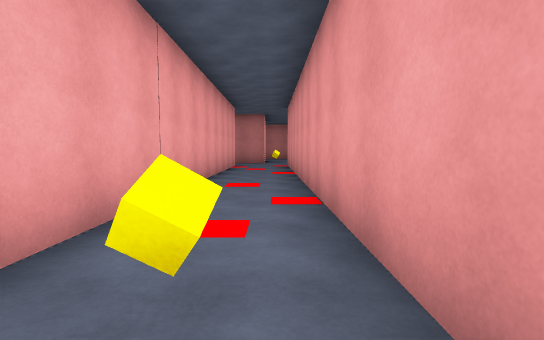
View 1 (above)

24 first-person views from a walk through a Unity game level. The camera is 1.2 m above the floor, tilts 4° down and sees 85° across. Doors are open. The floor is counted in squares, 2 m on a side. Each view is taken from the middle of a square. On the plan, view 1 faces up. The plan holds only what a view shows up to about 9 squares ahead; the rest is blank. The place goes on beyond the plan. The player is left out. Surface patterns are stand-ins for the level's own textures.

View 2
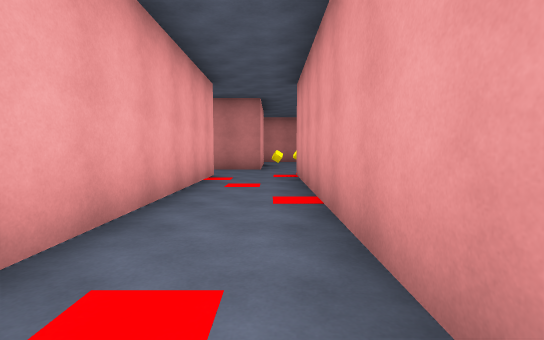

View 3
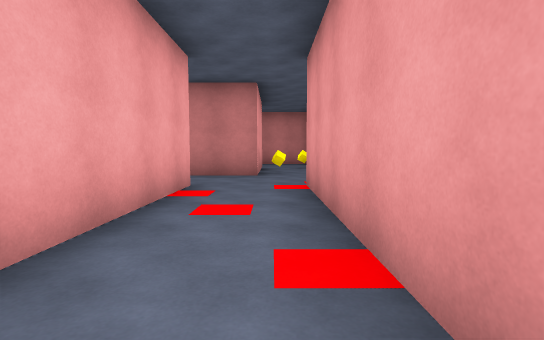

View 4
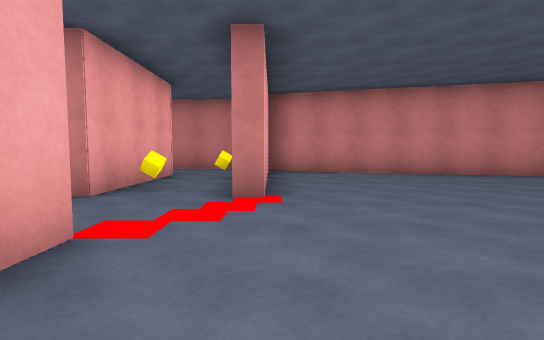

View 5
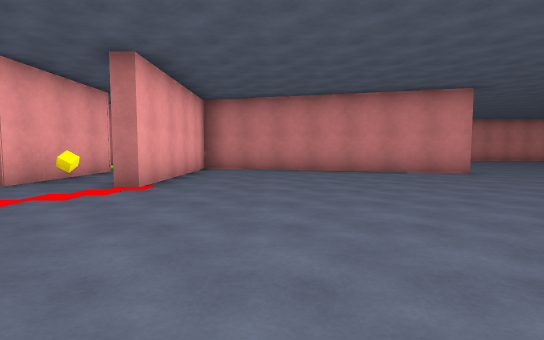

View 6
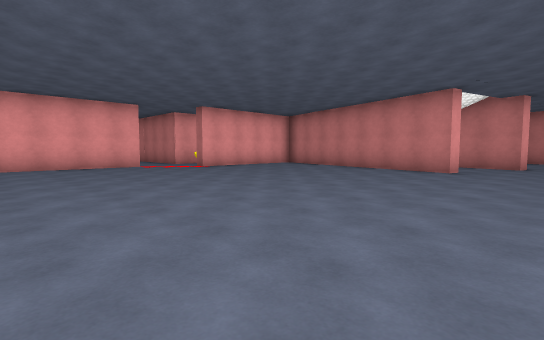

View 7
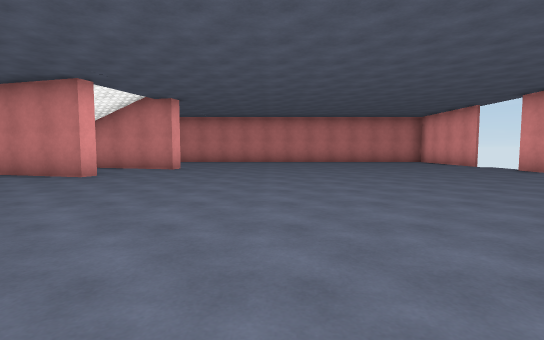

View 8
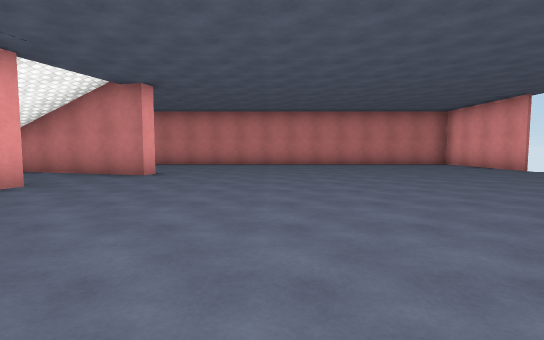

View 9
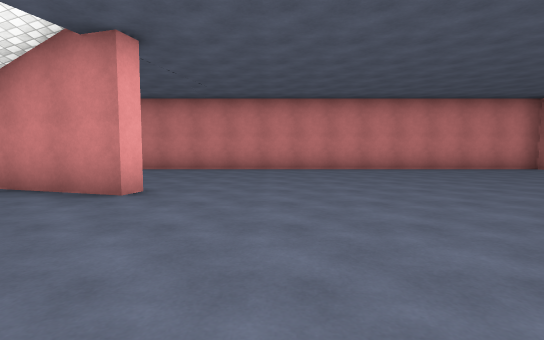

View 10
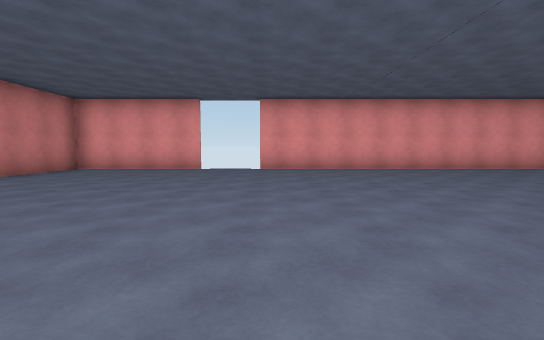

View 11
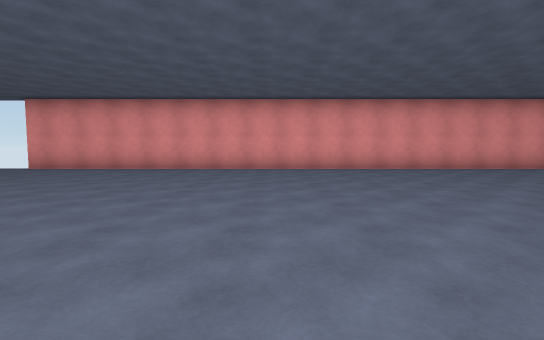

View 12
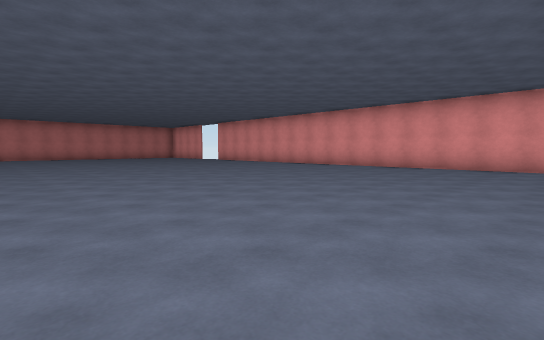

View 13
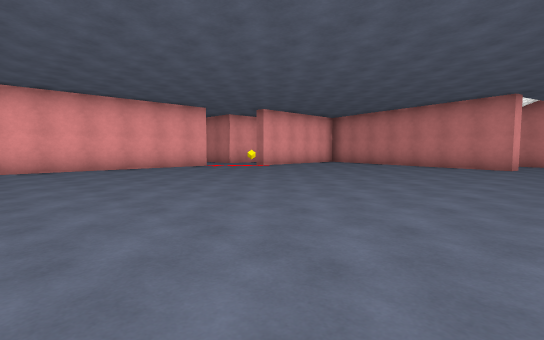

View 14
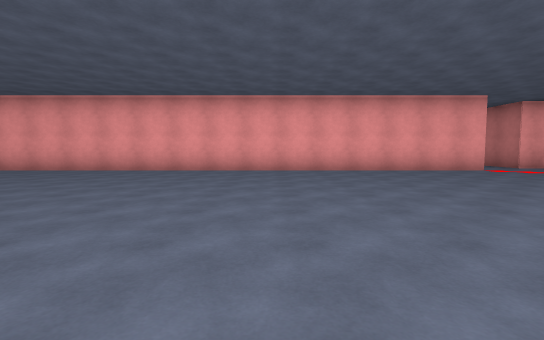

View 15
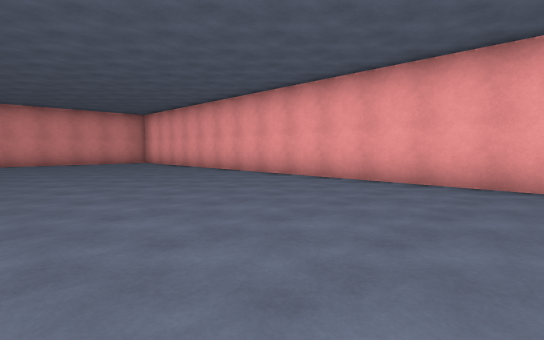

View 16
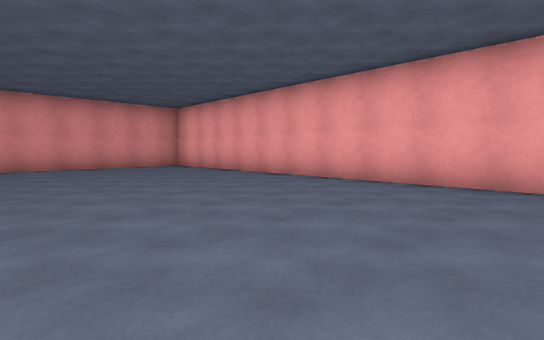

View 17
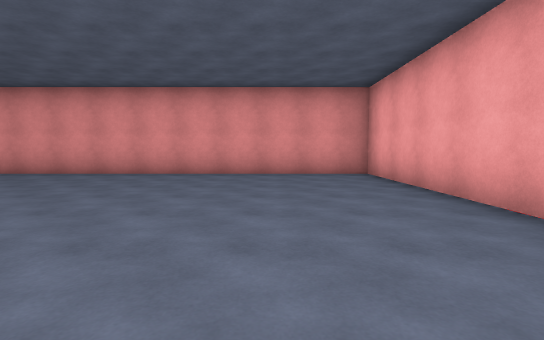

View 18
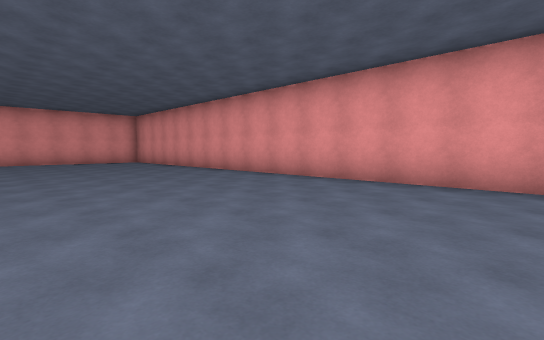

View 19
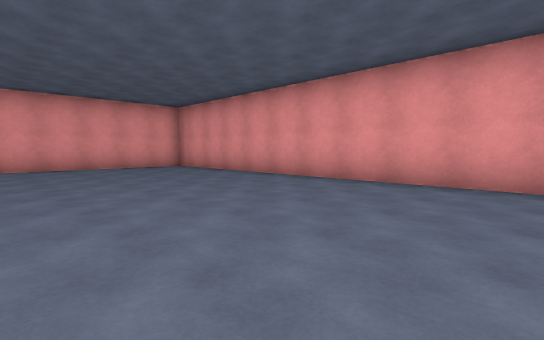

View 20
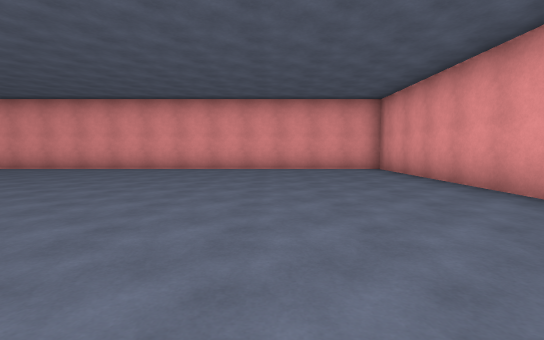

View 21
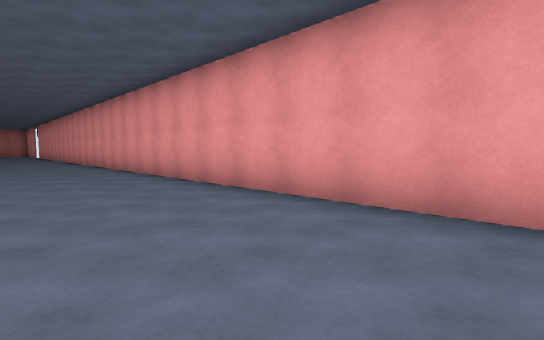

View 22
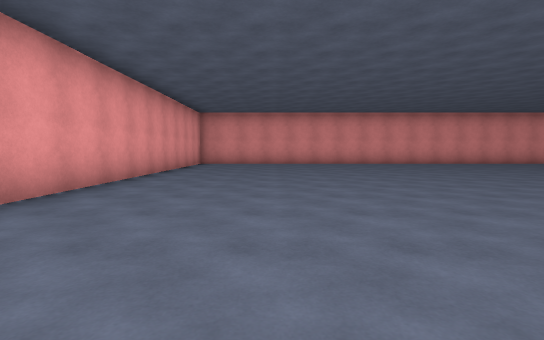

View 23
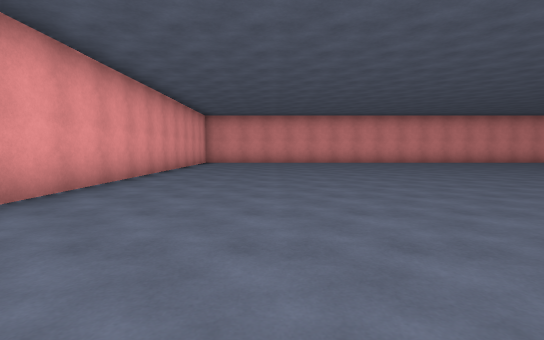

View 24
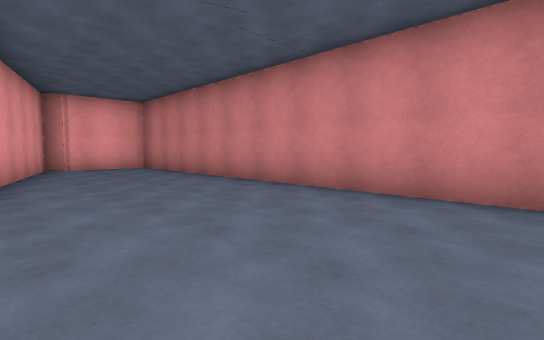

### Floor plan
Points are (right, up) in squares from view 1. A wall is a line through its corners. A room is listed if a view was taken in it or the views show most of it. See-through windows are left out.
Room 1 (view 1)
walls: (0.6, 0.5) (0.6, 3.5); (-1.4, 3.6) (-1.4, 1.4)
ways out: opening at (0, 4) to room 2
objects: yellow cube (0, 1); other object (0, 2); other object (0, 3)
Room 2 (views 2, 3)
walls: (0.6, 3.5) (0.6, 11); (-1.4, 11) (-1.4, 3.6)
ways out: opening at (0, 4) to room 1; opening at (0, 10) to room 3
objects: other object (-1, 5); other object (0, 7); other object (0, 9)
Room 3 (views 4, 5, 6, 7, 8, 9, 10, 11, 12, 13, 14, 15, 16, 17, 18, 19, 20, 21, 22, 23, 24)
walls: (9.1, 15.9) (8.9, 15.3) (1.9, 17.2) (1.9, 12.8) (1.5, 12.8); (0.7, 11) (0.7, -4.5); (10.2, 18.2) (10, 17.8); (0.7, -6.4) (0.7, -11.5); (-0.3, 16) (-0.3, 12.8); (20, 19.1) (20, 22.9) (4, 22.9); (1.5, -12.3) (20, -12.3) (20, 17.4); (3.3, 22.1) (3.3, 20.8) (3, 20.3) (6.6, 19.3)
ways out: opening at (0, 10) to room 2; opening at (-1, 11.5); opening at (1, 17); opening at (9, 17); open door at (20, 18.5)
objects: other object (0, 11); other object (1, 12); yellow cube (1, 15); other object (2, 12)

Positions as (right, up) in squares from view 1, and headings:
1: (0, 0), facing up
2: (0, 4), facing up
3: (0, 6), facing up
4: (2, 9), facing up
5: (4, 8), facing up
6: (11, 7), facing up-left
7: (13, 9), facing up
8: (13, 11), facing up
9: (12, 14), facing up
10: (11, 17), facing right
11: (11, 10), facing right
12: (10, 3), facing up-right
13: (10, 5), facing up-left
14: (9, 5), facing left
15: (6, 1), facing down-left
16: (6, -2), facing down-left
17: (3, -5), facing down
18: (6, -7), facing down-right
19: (10, -7), facing down-right
20: (11, -9), facing right
21: (17, -7), facing up-right
22: (17, 0), facing down
23: (17, 1), facing down
24: (13, 19), facing up-left
